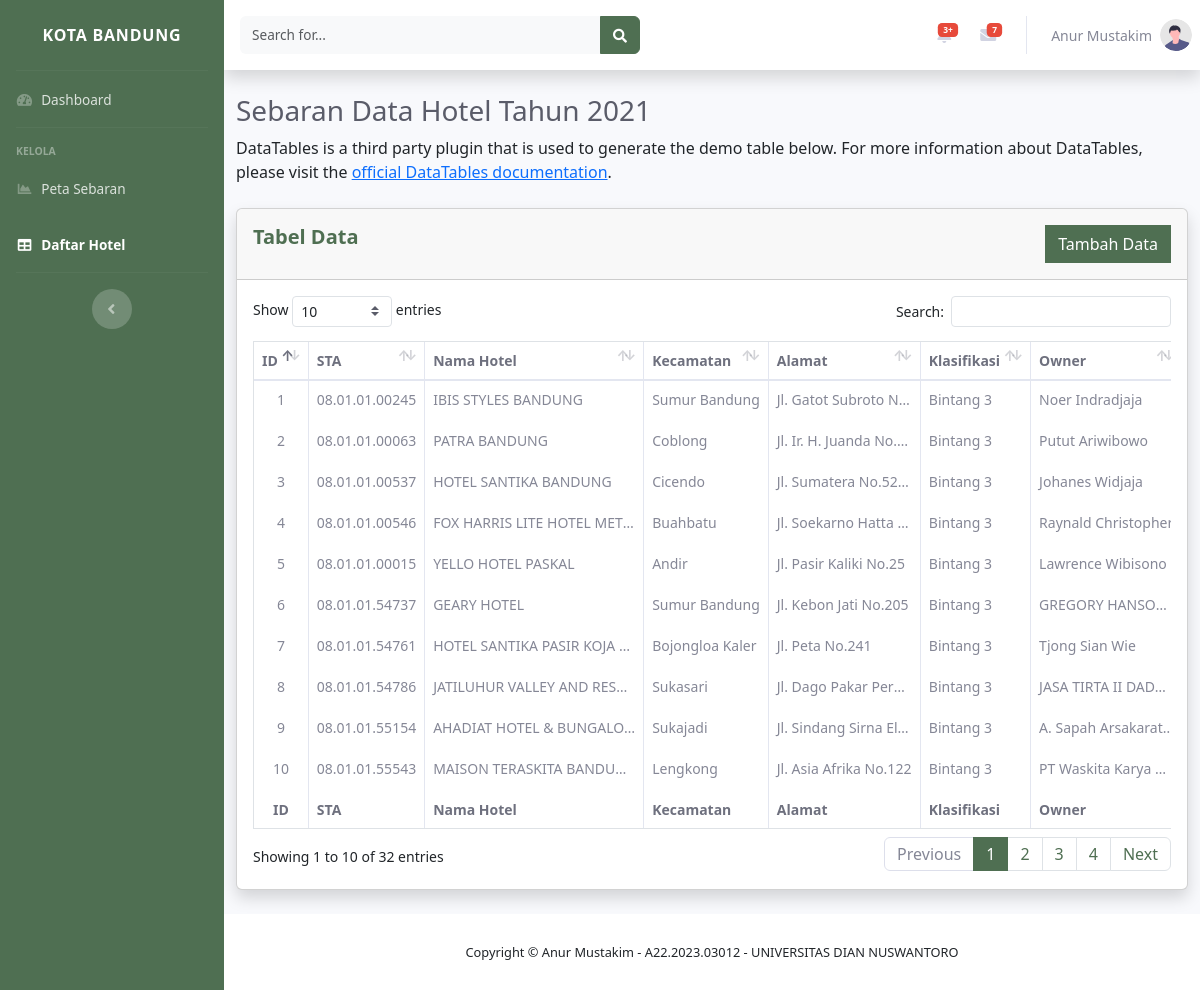
/config/dashboard/titik-lokasi-hotel.php (signed in), run on the app's committed database.
### tables this page shows
CREATE TABLE `tb_hotel` (
  `ID` int(11) NOT NULL,
  `STA` varchar(255) NOT NULL,
  `Nama_Hotel` varchar(255) NOT NULL,
  `Kecamatan` text NOT NULL,
  `Alamat` text NOT NULL,
  `Klasifikasi` varchar(255) NOT NULL,
  `Owner` varchar(255) NOT NULL,
  `Total_Room` int(11) NOT NULL,
  `Latitude` char(255) NOT NULL,
  `Longitude` char(255) NOT NULL
);

### config/dashboard/titik-lokasi-hotel.php (the view, shortened to what this page needs)
<?php
    include '../connection.php';
    $ambil_data = mysqli_query($conn, "SELECT * FROM tb_hotel ORDER BY ID DESC");
?>
<!DOCTYPE html>
<html lang="en">
<head>
    <link href="vendor/fontawesome-free/css/all.min.css" rel="stylesheet" type="text/css">
    <link href="css/sb-admin-2.min.css" rel="stylesheet">
    <link rel="stylesheet" href="https://cdn.jsdelivr.net/npm/bootstrap-icons@1.11.3/font/bootstrap-icons.min.css">
    <link href="vendor/datatables/dataTables.bootstrap4.min.css" rel="stylesheet">
    <link rel="stylesheet" href="https://cdn.jsdelivr.net/npm/bootstrap@5.3.3/dist/css/bootstrap.min.css">
</head>
<body id="page-top">
    <div id="wrapper">
        <ul class="navbar-nav bg-gradient-primary sidebar sidebar-dark accordion" id="accordionSidebar">
            <a class="sidebar-brand d-flex align-items-center justify-content-center" href="index.php">
                <div class="sidebar-brand-text mx-3 text-left">Kota Bandung</div>
            </a>
            <hr class="sidebar-divider my-0">
            <li class="nav-item">
                <a class="nav-link" href="index.php">
                    <i class="fas fa-fw fa-tachometer-alt"></i>
                    <span>Dashboard</span></a>
            </li>
            <hr class="sidebar-divider">
            <div class="sidebar-heading">
                Kelola
            </div>
            <li class="nav-item">
                <a class="nav-link" href="peta-sebaran.php">
                    <i class="fas fa-fw fa-chart-area"></i>
                    <span>Peta Sebaran</span></a>
            </li>
            <li class="nav-item active">
                <a class="nav-link" href="titik-lokasi-hotel.php">
                    <i class="fas fa-fw fa-table"></i>
                    <span>Daftar Hotel</span></a>
            </li>
            <hr class="sidebar-divider d-none d-md-block">
            <div class="text-center d-none d-md-inline">
                <button class="rounded-circle border-0" id="sidebarToggle"></button>
            </div>
        </ul>
        <div id="content-wrapper" class="d-flex flex-column">
            <div id="content">
                <nav class="navbar navbar-expand navbar-light bg-white topbar mb-4 static-top shadow">
                    <form
                        class="d-none d-sm-inline-block form-inline mr-auto ml-md-3 my-2 my-md-0 mw-100 navbar-search">
                        <div class="input-group">
                            <input type="text" class="form-control bg-light border-0 small" placeholder="Search for..."
                                aria-label="Search" aria-describedby="basic-addon2">
                            <div class="input-group-append">
                                <button class="btn btn-primary" type="button">
                                    <i class="fas fa-search fa-sm"></i>
                                </button>
                            </div>
                        </div>
                    </form>
                    <ul class="navbar-nav ml-auto">
                        <li class="nav-item dropdown no-arrow mx-1">
                            <a class="nav-link dropdown-toggle" href="#" id="alertsDropdown" role="button"
                                data-toggle="dropdown" aria-haspopup="true" aria-expanded="false">
                                <span class="badge badge-danger badge-counter">3+</span>
                            </a>
                        </li>
                        <li class="nav-item dropdown no-arrow mx-1">
                            <a class="nav-link dropdown-toggle" href="#" id="messagesDropdown" role="button"
                                data-toggle="dropdown" aria-haspopup="true" aria-expanded="false">
                                <span class="badge badge-danger badge-counter">7</span>
                            </a>
                        </li>
                        <li class="nav-item dropdown no-arrow">
                            <a class="nav-link dropdown-toggle" href="#" id="userDropdown" role="button"
                                data-toggle="dropdown" aria-haspopup="true" aria-expanded="false">
                                <span class="mr-2 d-none d-lg-inline text-gray-600 small"><?php echo  $_SESSION["admin"]["nama"] ?></span>
                                <img class="img-profile rounded-circle"
                                    src="img/undraw_profile.svg">
                            </a>
                        </li>
                    </ul>
                </nav>
                <div class="container-fluid">
                    <h1 class="h3 mb-2 text-gray-800">Sebaran Data Hotel Tahun 2021</h1>
                    <p class="mb-4">DataTables is a third party plugin that is used to generate the demo table below.
                        For more information about DataTables, please visit the <a target="_blank"
                            href="https://datatables.net">official DataTables documentation</a>.</p>
                    <div class="card shadow mb-4">
                        <div class="card-header py-3 d-flex justify-content-between">
                            <h5 class="m-0 font-weight-bold text-primary">Tabel Data</h5>
                            <a href="addData/" class="btn btn-primary rounded-0" type="button">Tambah Data</a>
                        </div>
                        <div class="card-body">
                            <div class="table-responsive">
                                <style>
                                    div.table-responsive{
                                        font-size: 14px !important;
                                    }
                                    #dataTable thead tr th, #dataTable tbody tr td, #dataTable tfoot tr th{
                                        min-width: fit-content;
                                        white-space: nowrap;
                                        overflow-x: hidden;
                                        max-width: 135px;
                                        text-overflow: ellipsis;
                                    }
                                </style>
                                <table class="table table-bordered" id="dataTable" width="100%" cellspacing="0">
                                    <thead>
                                        <tr>
                                            <th class="text-gray-700 text-center sorting sorting_desc" aria-sort="descending" style="max-width: 35px;">ID</th>
                                            <th class="text-gray-700">STA</th>
                                            <th class="text-gray-700" style="min-width: 180px !important;">Nama Hotel</th>
                                            <th class="text-gray-700">Kecamatan</th>
                                            <th class="text-gray-700">Alamat</th>
                                            <th class="text-gray-700">Klasifikasi</th>
                                            <th class="text-gray-700">Owner</th>
                                        </tr>
                                    </thead>
                                    <tbody>
                                    <?php while($data = mysqli_fetch_array($ambil_data)) { ?>
                                        <tr>
                                            <td class="text-gray-600 text-center" class="" style="max-width: 35px;"><?php echo $data['ID']?></td>
                                            <td class="text-gray-600"><?php  echo $data['STA']?></td>
                                            <td class="text-gray-600 fw-normal" style="min-width: 180px !important;"><?php echo $data['Nama_Hotel']?></td>
                                            <td class="text-gray-600 fw-normal"><?php echo $data['Kecamatan']?></td>
                                            <td class="text-gray-600 fw-normal"><?php echo $data['Alamat']?></td>
                                            <td class="text-gray-600 fw-normal"><?php echo $data['Klasifikasi']?></td>
                                            <td class="text-gray-600 fw-normal"><?php echo $data['Owner']?></td>
                                        </tr>
                                    <?php } ?>
                                    </tbody>
                                    <tfoot>
                                        <tr>
                                            <th class="text-gray-700 text-center sorting sorting_desc"aria-label="ID:   " style="max-width: 35px;">ID</th>
                                            <th class="text-gray-700">STA</th>
                                            <th class="text-gray-700" style="min-width: 180px !important;">Nama Hotel</th>
                                            <th class="text-gray-700">Kecamatan</th>
                                            <th class="text-gray-700">Alamat</th>
                                            <th class="text-gray-700">Klasifikasi</th>
                                            <th class="text-gray-700">Owner</th>
                                        </tr>
                                    </tfoot>
                                </table>
                            </div>
                        </div>
                    </div>
                </div>
            </div>
            <footer class="sticky-footer bg-white">
                <div class="container my-auto">
                    <div class="copyright text-center my-auto">
                        <span>Copyright &copy; Anur Mustakim - A22.2023.03012 - UNIVERSITAS DIAN NUSWANTORO</span>
                    </div>
                </div>
            </footer>
        </div>
    </div>
</body>
</html>

### config/dashboard/titik-lokasi-hotel.php (style rules this page uses)
#dataTable thead tr th, #dataTable tbody tr td, #dataTable tfoot tr th { min-width: fit-content; white-space: nowrap; overflow-x: hidden; text-overflow: ellipsis; }
#dataTable tbody tr td { font-weight: 500; padding: 0 auto; }
.text-primary { --bs-text-opacity: 1; color: #4F6F52!important; }
.btn-primary { --bs-btn-color: #fff; --bs-btn-bg: #4F6F52; --bs-btn-border-color: #4F6F52; --bs-btn-hover-color: #fff; --bs-btn-hover-bg: #1A4D2E; --bs-btn-hover-border-color: #0a58ca; --bs-btn-focus-shadow-rgb: 49, 132, 253; --bs-btn-active-color: #fff; --bs-btn-active-bg: #0a58ca; --bs-btn-active-border-color: #0a53be; --bs-btn-active-shadow: inset 0 3px 5px rgba(0, 0, 0, 0.125); --bs-btn-disabled-color: #fff; --bs-btn-disabled-bg: #4F6F52; --bs-btn-disabled-border-color: #4F6F52; }
div.table-responsive { font-size: 14px !important; }
#dataTable thead tr th, #dataTable tbody tr td, #dataTable tfoot tr th { min-width: fit-content; white-space: nowrap; overflow-x: hidden; max-width: 135px; text-overflow: ellipsis; }

### data on the page
tb_hotel: ID "10", STA "08.01.01.55543", Nama_Hotel "MAISON TERASKITA BANDUNG", Kecamatan "Lengkong", Alamat "Jl. Asia Afrika No.122", Klasifikasi "Bintang 3", Owner "PT Waskita Karya…"
tb_hotel: ID "9", STA "08.01.01.55154", Nama_Hotel "AHADIAT HOTEL & BUNGALO…", Kecamatan "Sukajadi", Alamat "Jl. Sindang Sirna El…", Klasifikasi "Bintang 3", Owner "A. Sapah Arsakarat…"
tb_hotel: ID "8", STA "08.01.01.54786", Nama_Hotel "JATILUHUR VALLEY AND RES…", Kecamatan "Sukasari", Alamat "Jl. Dago Pakar Per…", Klasifikasi "Bintang 3", Owner "JASA TIRTA II DAD…"
tb_hotel: ID "7", STA "08.01.01.54761", Nama_Hotel "HOTEL SANTIKA PASIR KOJA…", Kecamatan "Bojongloa Kaler", Alamat "Jl. Peta No.241", Klasifikasi "Bintang 3", Owner "Tjong Sian Wie"
tb_hotel: ID "6", STA "08.01.01.54737", Nama_Hotel "GEARY HOTEL", Kecamatan "Sumur Bandung", Alamat "Jl. Kebon Jati No.205", Klasifikasi "Bintang 3", Owner "GREGORY HANSO…"
tb_hotel: ID "5", STA "08.01.01.00015", Nama_Hotel "YELLO HOTEL PASKAL", Kecamatan "Andir", Alamat "Jl. Pasir Kaliki No.25", Klasifikasi "Bintang 3", Owner "Lawrence Wibisono"
tb_hotel: ID "4", STA "08.01.01.00546", Nama_Hotel "FOX HARRIS LITE HOTEL MET…", Kecamatan "Buahbatu", Alamat "Jl. Soekarno Hatta…", Klasifikasi "Bintang 3", Owner "Raynald…"
tb_hotel: ID "3", STA "08.01.01.00537", Nama_Hotel "HOTEL SANTIKA BANDUNG", Kecamatan "Cicendo", Alamat "Jl. Sumatera No.52…", Klasifikasi "Bintang 3", Owner "Johanes Widjaja"
tb_hotel: ID "2", STA "08.01.01.00063", Nama_Hotel "PATRA BANDUNG", Kecamatan "Coblong", Alamat "Jl. Ir. H. Juanda No.…", Klasifikasi "Bintang 3", Owner "Putut Ariwibowo"
tb_hotel: ID "1", STA "08.01.01.00245", Nama_Hotel "IBIS STYLES BANDUNG", Kecamatan "Sumur Bandung", Alamat "Jl. Gatot Subroto N…", Klasifikasi "Bintang 3", Owner "Noer Indradjaja"

### other printed values
$_SESSION["admin"]["nama"] "Anur Mustakim"
